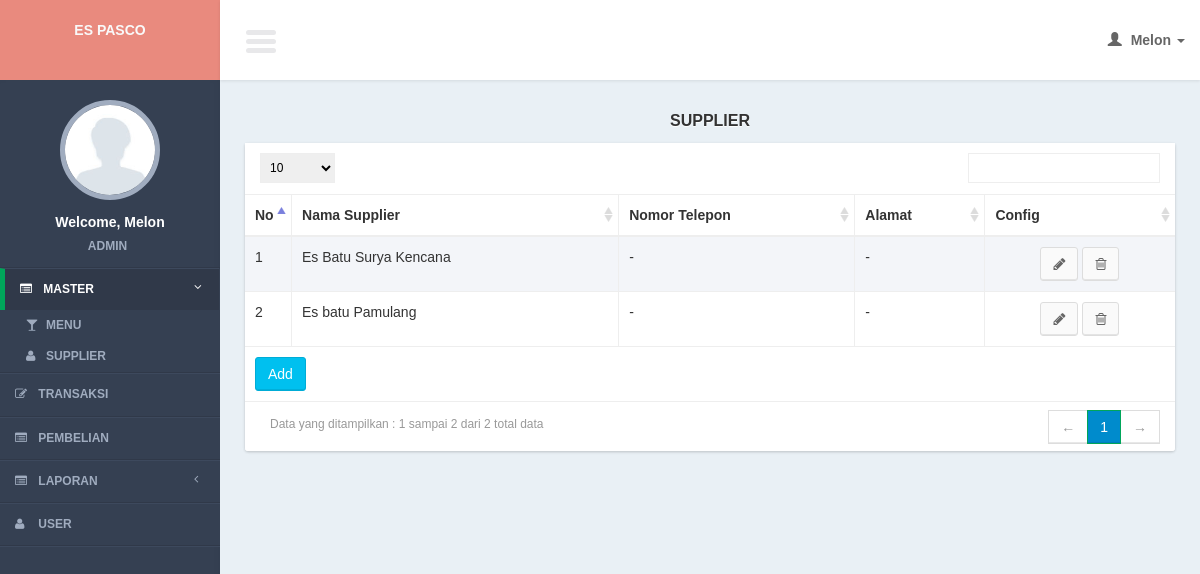
/controllers/supplier.php?page=list (signed in), run on the app's committed database.
### tables this page shows
CREATE TABLE `suppliers` (
  `supplier_id` int(11) NOT NULL,
  `supplier_name` varchar(50) NOT NULL,
  `supplier_phone` varchar(20) NOT NULL,
  `supplier_addres` varchar(100) NOT NULL
);

### models/supplier_model.php (called while the page is built, shortened)
<?php
function select(){
	global $mysqli;
	$query = mysqli_query($mysqli, "select *
							from suppliers
							order by supplier_id");
	return $query;
}
?>

### views/supplier/list.php (the view, shortened to what this page needs)
     <section class="content">
         <div class="row">
             <div class="col-xs-12">
                  <div class="title_page"> <?= $title ?></div>
                 <div class="box">
                     <div class="box-body2 table-responsive">
                         <table id="example1" class="table table-bordered table-striped">
                             <thead>
                                 <tr>
                                 	<th width="5%">No</th>
                                 	<th>Nama Supplier</th>
                                     <th>Nomor Telepon</th>
                                     <th>Alamat</th>
                                     <th>Config</th>
                                 </tr>
                             </thead>
                             <tbody>
                                 <?php
                                $no = 1;
  while($row = mysqli_fetch_array($query)){
                                 ?>
                                 <tr>
                                     <td><?= $no?></td>
                                    <td><?= $row['supplier_name']?></td>
                                     <td><?= $row['supplier_phone']?></td>
                                     <td><?= $row['supplier_addres']?></td>
                                   <td style="text-align:center;">
                                         <a href="supplier.php?page=form&id=<?= $row['supplier_id']?>" class="btn btn-default" ><i class="fa fa-pencil"></i></a>
                                         <a href="javascript:void(0)" onclick="confirm_delete(<?= $row['supplier_id']; ?>,'supplier.php?page=delete&id=')" class="btn btn-default" ><i class="fa fa-trash-o"></i></a>
                                     </td>
                                 </tr>
                                 <?php
$no++;
                                 }
                                 ?>
                             </tbody>
                               <tfoot>
                                 <tr>
                                     <td colspan="10"><a href="<?= $add_button ?>" class="btn btn-info " >Add</a></td>
                                 </tr>
                             </tfoot>
                         </table>
                     </div>
                 </div>
             </div>
         </div>
     </section>

### css/AdminLTE.css (style rules this page uses)
html { font-family: 'Source Sans Pro', sans-serif; -webkit-font-smoothing: antialiased; min-height: 100%; background: #E9F0F5; }
body { font-family: 'Source Sans Pro', sans-serif; -webkit-font-smoothing: antialiased; min-height: 100%; background: #E9F0F5; }
a { color: #3c8dbc; }
.content { padding: 30px 10px; }
.table-striped > tbody > tr:nth-child(odd), .table-striped > tbody > tr:nth-child(odd) { background:#F3F5F9; }
.box { position: relative; margin-bottom: 20px; -webkit-border-radius: 3px; -moz-border-radius: 3px; border-radius: 3px !important; width: 100%; background:#fff; box-shadow: 0 1px 3px rgba(0, 0, 0, 0.1); }
.box .box-body2 { background:#fff; -webkit-border-top-left-radius: 0; -webkit-border-top-right-radius: 0; -webkit-border-bottom-right-radius: 3px; -webkit-border-bottom-left-radius: 3px; -moz-border-radius-topleft: 0; -moz-border-radius-topright: 0; -moz-border-radius-bottomright: 3px; -moz-border-radius-bottomleft: 3px; border-top-left-radius: 0; border-top-right-radius: 0; border-bottom-right-radius: 3px; border-bottom-left-radius: 3px; box-shadow: 0 1px 3px rgba(0, 0, 0, 0.1); }
.btn { font-weight: 500; -webkit-border-radius: 3px; -moz-border-radius: 3px; border-radius: 3px; border: 1px solid transparent; -webkit-box-shadow: inset 0px -2px 0px 0px rgba(0, 0, 0, 0.09); -moz-box-shadow: inset 0px -2px 0px 0px rgba(0, 0, 0, 0.09); box-shadow: inset 0px -1px 0px 0px rgba(0, 0, 0, 0.09); }
.btn.btn-default { background-color: #fafafa; color: #666; border-color: #ddd; border-bottom-color: #ddd; }
.btn.btn-info { background-color: #00c0ef; border-color: #00acd6; }
.title_page { font-size:medium; text-align:center; font-weight:bold; margin-bottom:10px; text-shadow: 0 1px 1px #ffffff; text-transform:uppercase; }

### css/tooltip/tooltip-classic.css (style rules this page uses)
html, body { margin:0; height:100%; }

### data on the page
suppliers: supplier_name "Es Batu Surya Kencana", supplier_phone "-", supplier_addres "-"
suppliers: supplier_name "Es batu Pamulang", supplier_phone "-", supplier_addres "-"

### other printed values
$user_data[0] "Melon"
$user_data[1] "ADMIN"
$title "SUPPLIER"
